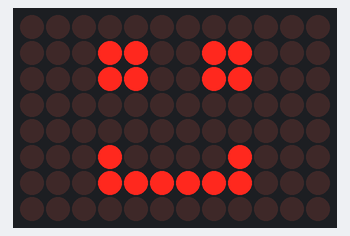
Bench run of a sketch on a simulated Arduino Uno R4 WiFi. On the bench: 12×8 LED matrix.

Above: at 0.1 s.
At 1.1 s:
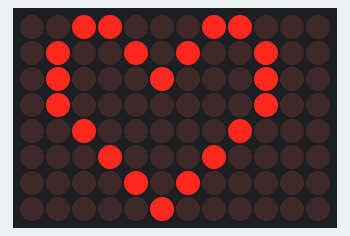

The sketch:

song-using-buzzer.ino
```cpp
#include "Arduino_LED_Matrix.h"

ArduinoLEDMatrix matrix;

void setup() {
  matrix.begin();
}

const uint32_t happy[] = {
  0x19819,
  0x80000001,
  0x81f8000
};

const uint32_t heart[] = {
  0x3184a444,
  0x44042081,
  0x100a0040
};

void loop() {
  matrix.loadFrame(happy);
  delay(1000);

  matrix.loadFrame(heart);
  delay(1000);
}
```

Measured:
- what the display in image 1 shows lasts 1.0 s, from 1.0 s to 2.0 s
